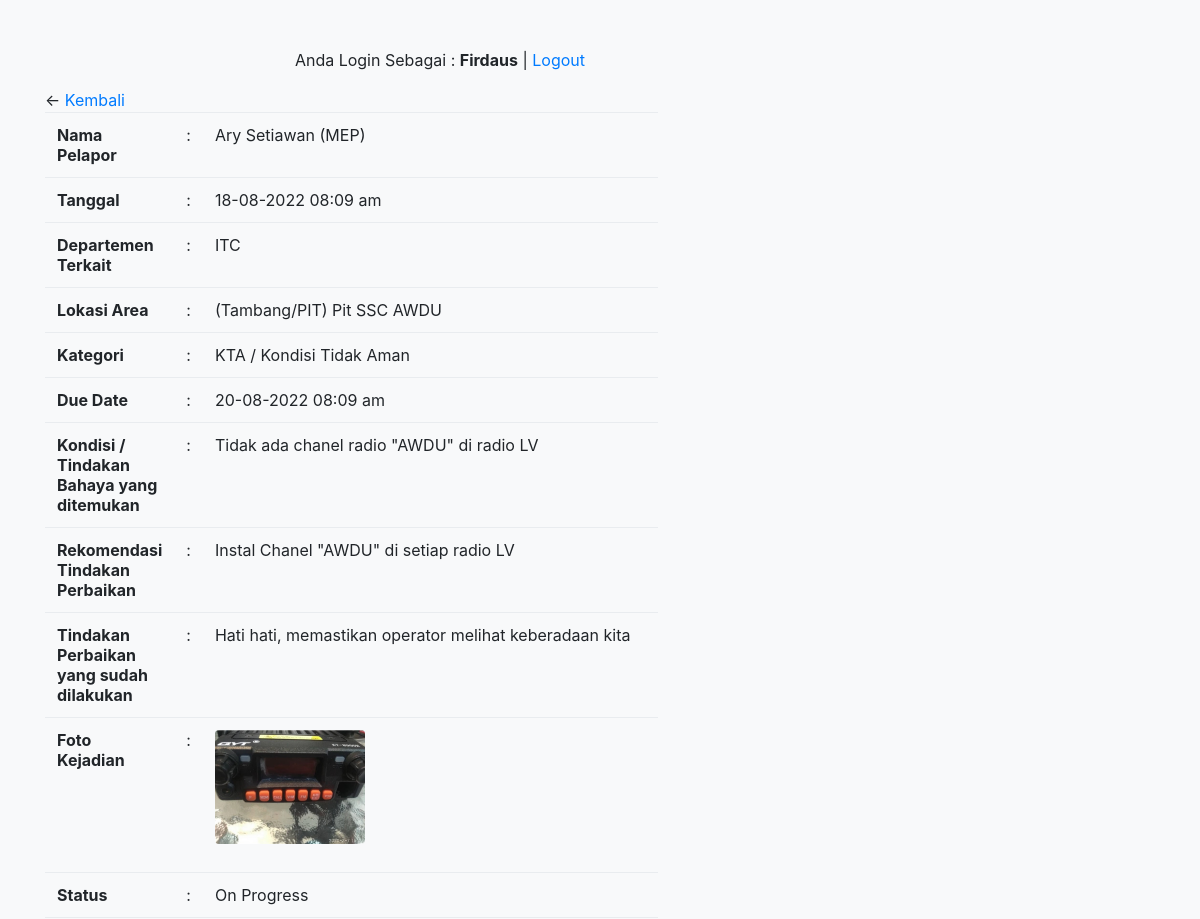
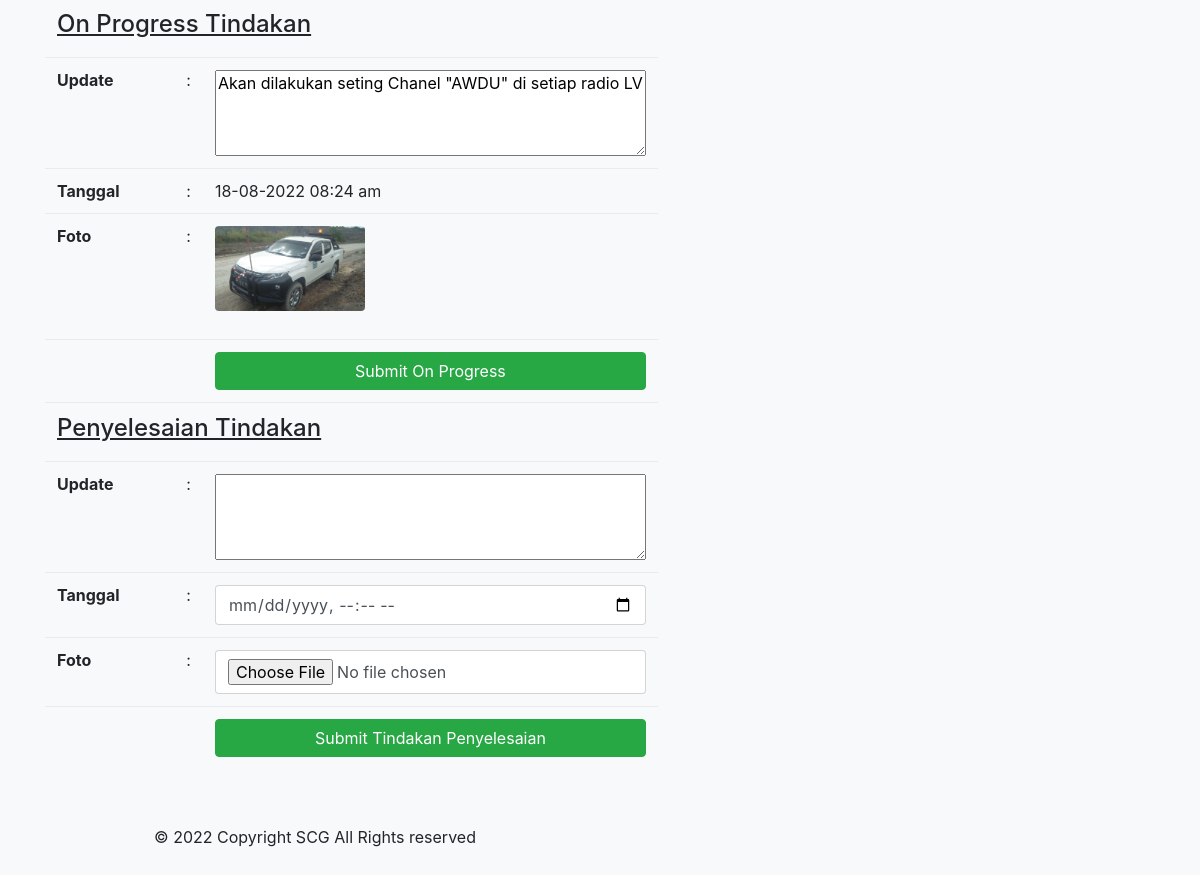
/editgreencard.php?id=59 (signed in), run on the app's committed database (2 pictures, top to bottom).
### tables this page shows
CREATE TABLE `user` (
  `name` varchar(200) NOT NULL,
  `nik` int(20) NOT NULL,
  `password` varchar(50) NOT NULL,
  `dep` varchar(50) NOT NULL,
  `image` varchar(255) NOT NULL DEFAULT 'image/user.png',
  `id` int(11) NOT NULL
);

CREATE TABLE `greencard` (
  `id` int(10) NOT NULL,
  `nama_pelapor` varchar(50) NOT NULL,
  `tanggal` datetime NOT NULL,
  `dept` varchar(20) NOT NULL,
  `dept_terkait` varchar(20) NOT NULL,
  `lok_area` varchar(100) NOT NULL,
  `lokasi` varchar(100) NOT NULL,
  `kondisi` varchar(100) NOT NULL,
  `rekomendasi` varchar(100) NOT NULL,
  `tindakan` varchar(100) NOT NULL,
  `status` varchar(20) NOT NULL,
  `remark` varchar(150) NOT NULL,
  `foto` varchar(255) NOT NULL,
  `kategori` varchar(50) NOT NULL,
  `duedate` datetime NOT NULL,
  `upd_onprog` varchar(200) NOT NULL,
  `tgl_onprog` datetime NOT NULL,
  `foto_onprog` varchar(255) NOT NULL,
  `upd_close` varchar(200) NOT NULL,
  `tgl_close` datetime NOT NULL,
  `foto_close` varchar(255) NOT NULL
);

### editgreencard.php (the view, shortened to what this page needs)
<?php
    include 'connect.php';
?>
<html>
<head>
    <link rel="stylesheet" href="css/bootstrap.min.css" />
</head>
<?php
        		if(ISSET($_SESSION['id'])){
            ?>
<?php
    $id = $_GET['id'];
    $s="select*from user where id='$_SESSION[id]'";
    $qu= mysqli_query($con, $s);
    $fe=mysqli_fetch_assoc($qu);
    $result = mysqli_query($con, "SELECT * FROM greencard WHERE id=$id");
    while($user_data = mysqli_fetch_array($result))
    {
        $nama_pelapor = $user_data['nama_pelapor'];
        $date = $user_data['tanggal'];
        $tgl = date_create($date);
        $tanggal = date_format($tgl, 'd-m-Y h:i a');
        $dept = $user_data['dept'];
        $dept_terkait = $user_data['dept_terkait'];
        $lok_area = $user_data['lok_area'];
        $lokasi = $user_data['lokasi'];
        $kondisi = $user_data['kondisi'];
        $rekomendasi = $user_data['rekomendasi'];
        $tindakan = $user_data['tindakan'];
        $status = $user_data['status'];
        $kategori = $user_data['kategori'];
        $date2 = $user_data['duedate'];
        $tgl2 = date_create($date2);
        $duedate = date_format($tgl2, 'd-m-Y h:i a');
        $image = $user_data['foto'];
        $upd_onprog = $user_data['upd_onprog'];
        $date3 = $user_data['tgl_onprog'];
        $tgl3 = date_create($date3);
        $tgl_onprog = date_format($tgl3, 'd-m-Y h:i a');
        $foto_onprog = $user_data['foto_onprog'];
        $upd_close = $user_data['upd_close'];
        $date4 = $user_data['tgl_close'];
        $tgl4 = date_create($date4);
        $tgl_close = date_format($tgl4, 'd-m-Y h:i a');
        $foto_close = $user_data['foto_close'];
    }
?>
<body class="bg-light">
    <div class="container mt-5">
        <div class="row">
            <div class="col-md-6">
            <p style="text-align:right">Anda Login Sebagai : <b><?php echo $fe['name'];?></b> | <a href="logout.php">Logout</a></p>
            <p>&larr; <a href="greencardreport.php">Kembali</a>
                <table class="table">
                    <tr>
                        <td><b>Nama Pelapor</b></td><td>:</td><td><?php echo $nama_pelapor; ?> (<?php echo $dept; ?>)</td>
                    </tr>
                    <tr>
                        <td><b>Tanggal</b></td><td>:</td><td><?php echo $tanggal; ?></td>
                    </tr>
                    <tr>
                        <td><b>Departemen Terkait</b></td><td>:</td><td><?php echo $dept_terkait; ?></td>
                    </tr>
                    <tr>
                        <td><b>Lokasi Area</b></td><td>:</td><td>(<?php echo $lok_area; ?>) <?php echo $lokasi; ?></td>
                    </tr>
                    <tr>
                        <td><b>Kategori</b></td><td>:</td><td><?php echo $kategori; ?></td>
                    </tr>
                    <tr>
                        <td><b>Due Date</b></td><td>:</td><td><?php echo $duedate; ?></td>
                    </tr>
                    <tr>
                        <td><b>Kondisi / Tindakan Bahaya yang ditemukan</b></td><td>:</td><td><?php echo $kondisi; ?></td>
                    </tr>
                    <tr>
                        <td><b>Rekomendasi Tindakan Perbaikan</b></td><td>:</td><td><?php echo $rekomendasi; ?></td>
                    </tr>
                    <tr>
                        <td><b>Tindakan Perbaikan yang sudah dilakukan</b></td><td>:</td><td><?php echo $tindakan; ?></td>
                    </tr>
                    <tr>
                        <td><b>Foto Kejadian</b></td><td>:</td>
                        <td>
                            <?php
                                if (file_exists($image)) {
                                    echo "<img class='img img-responsive rounded mb-3' width='150' img src='$image'>";
                                }else{
                                    echo "Tidak ada gambar";
                                }
                            ?>
                        </td>
                    </tr>
                    <tr>
                        <td><b>Status</b></td><td>:</td>
                        <td>
                            <?php echo $status; ?>
                        </td>
                    </tr>
                    <tr>
                        <td colspan="3"><h4><u>On Progress Tindakan</u></h4></td>
                    </tr>
                    <tr>
                        <td><b>Update </b></td><td>:</td>
                        <td>
                        <textarea name="upd_onprog" rows="4" cols="40" require><?php echo $upd_onprog ?></textarea>
                        </td>
                    </tr>
                    <tr>
                        <td><b> Tanggal</b></td><td>:</td>
                        <td>
                         <?php
                            if ($date3=='0000-00-00 00:00:00') {
                                echo "<input class='form-control' type='datetime-local' name='tgl_onprog' placeholder='Jawaban Anda' required/>";
                            } else {
                                echo $tgl_onprog;
                            }
                        ?>
                        </td>
                    </tr>
                    <tr>
                        <td><b> Foto</b></td><td>:</td><td>
                            <?php
                                if (file_exists($foto_onprog)) {
                                    echo "<img class='img img-responsive rounded mb-3' width='150' img src='$foto_onprog'>";
                                }else{
                                    echo "<input class='form-control' type='file' name='f1'>";
                                }
                            ?>
                        </td>
                    </tr>
                    <tr>
                    <td></td><td></td><td>
                    <input type="submit" class="btn btn-success btn-block" name="form_upd_onprog" value="Submit On Progress" />
                        </td>
                        </tr>
                    <tr>
                        <td colspan="3"><h4><u>Penyelesaian Tindakan</u></h4></td>
                    </tr>
                    <tr>
                        <td><b>Update </b></td><td>:</td>
                        <td>
                        <textarea name="upd_close" rows="4" cols="40" require><?php echo $upd_close ?></textarea>
                        </td>
                    </tr>
                    <tr>
                        <td><b> Tanggal</b></td><td>:</td>
                        <td>
                         <?php
                            if ($date4=='0000-00-00 00:00:00') {
                                echo "<input class='form-control' type='datetime-local' name='tgl_close' placeholder='Jawaban Anda' required/>";
                            } else {
                                echo "<textarea hidden name='tgl_close' rows='4' cols='40'>".$date4."</textarea>";
                                echo $tgl_close;
                            }
                        ?>
                        </td>
                    </tr>
                    <tr>
                        <td><b> Foto</b></td><td>:</td><td>
                            <?php
                                if (file_exists($foto_close)) {
                                    echo "<input class='form-control' type='hidden' name='foto_close' value='$foto_close'>";
                                    echo "<img class='img img-responsive rounded mb-3' width='150' img src='$foto_close'>";
                                }else{
                                    echo "<input class='form-control' type='file' name='f1'>";
                                }
                            ?>
                        </td>
                    </tr>
                    <tr>
                    <td></td><td></td><td>
                    <input type="submit" class="btn btn-success btn-block" name="form_upd_close" value="Submit Tindakan Penyelesaian" />
                        </td>
                        </tr>
                </table>
                <br>
                <center>© 2022 Copyright SCG All Rights reserved</center>
                <br><br>
            <?php
                }else{
            ?>
            Anda tidak boleh mengakses halaman ini. <br>
            silahkan <a href="login.php">Login dahulu</a>
            <?php
                }
            ?>
</body>
</html>

### data on the page
user: name "Firdaus"
greencard: nama_pelapor "Ary Setiawan", dept "MEP", tanggal "18-08-2022 08:09 am", dept_terkait "ITC", lok_area "Tambang/PIT", lokasi "Pit SSC AWDU", kategori "KTA / Kondisi Tidak Aman", duedate "20-08-2022 08:09 am", kondisi "Tidak ada chanel radio \"AWDU\" di radio LV", rekomendasi "Instal Chanel \"AWDU\" di setiap radio LV", tindakan "Hati hati, memastikan operator melihat keberadaan kita", foto (picture), status "On Progress", upd_onprog "Akan dilakukan seting Chanel \"AWDU\" di setiap radio LV", tgl_onprog "18-08-2022 08:24 am", foto_onprog (picture)
